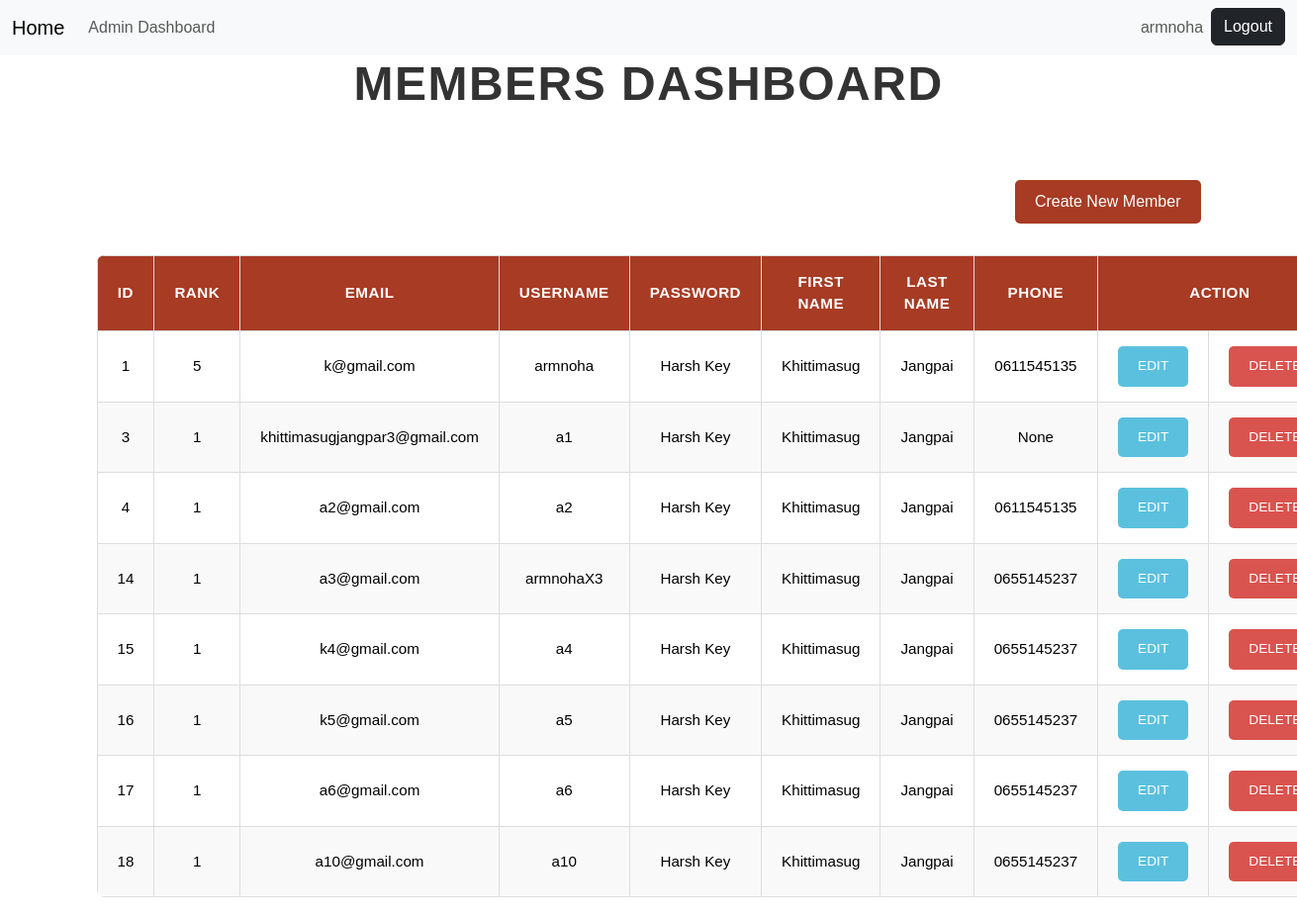
Page /adminEditUser/ (signed in) on the committed database.
### booksys/models.py (models this page shows, shortened)
class User(AbstractBaseUser, PermissionsMixin):
    email = models.EmailField(blank=True, default="")
    username = models.CharField(max_length=255, blank=True, default="",unique=True)
    first_name = models.CharField(max_length=255, blank=True, default="")
    last_name = models.CharField(max_length=255, blank=True, default="")
    is_active = models.BooleanField(default=True)
    is_staff = models.BooleanField(default=False)
    is_superuser = models.BooleanField(default=False)
    rank = models.IntegerField(default=1, blank=True, null=True)
    date_joined = models.DateTimeField(default=timezone.now)
    last_login = models.DateTimeField(blank=True, null=True)
    phone = models.CharField(max_length=10, blank=True, null=True)
    objects = CustomUserManager()
    USERNAME_FIELD = "username"
    EMAIL_FIELD = "email"
    REQUIRED_FIELDS = []
    class Meta:
        verbose_name = "User"
        verbose_name_plural = "Users"

### booksys/views.py (the view)
# urls.py: path('adminEditUser/',views.adminDash,name="adminDashUser"),
@user_passes_test(lambda user: user.is_superuser)
def adminDash(request):
    user = User.objects.all()
    context = {"user": user}
    return render(request, "adminUserEdit.html", context)

### booksys/templates/adminUserEdit.html (shortened to what this page needs)
{% include "components/base2.html" %}
<!DOCTYPE html>
<html lang="en">
<head>
</head>
<body>
    <div class="bg-custom">
    <div class="container">
        <h1>Members Dashboard</h1>
        <div class="right">
            <a href="{% url 'addUser' %}"><button id="new3">Create New Member</button></a>
        </div>
        <br></br>
        <br></br>
        <table id="customers">
            <thead>
                <th>Id</th>
                <th>Rank</th>
                <th>Email</th>
                <th>Username</th>
                <th>Password</th>
                <th>First Name</th>
                <th>Last Name</th>
                <th>Phone</th>
                <th colspan="2" id="mid">Action</th>
            </thead>
            {% for x in user %}
            <tr>
                <td>{{x.id}}</td>
                <td>{{x.rank}}</td>
                <td>{{x.email}}</td>
                <td>{{x.username}}</td>
                <td>Harsh Key</td>
                <td>{{x.first_name}}</td>
                <td>{{x.last_name}}</td>
                <td>{{x.phone}}</td>
                <td>
                    <a href="update/{{x.id}}"><button id="up">EDIT</button></a>
                </td>
                <td>
                    <a href="delete/{{x.id}}"><button id="del">DELETE</button></a>
                </td>
            </tr>
            {% endfor %}
        </table>
    </div>
    </div>
</body>
</html>

### booksys/templates/components/base2.html (shortened to what this page needs)
<!DOCTYPE html>
<html>
    <head>
        <link href="https://cdn.jsdelivr.net/npm/bootstrap@5.3.3/dist/css/bootstrap.min.css" rel="stylesheet">
    </head>
    <body>
        <nav class="navbar navbar-expand-lg bg-light">
            <div class="container-fluid">
              <a class="navbar-brand" href="http://127.0.0.1:8000/">Home</a>
              <div class="collapse navbar-collapse" id="navbarSupportedContent">
                <ul class="navbar-nav me-auto mb-2 mb-lg-0">
                  {% if request.user.is_superuser %}
                      <li class="nav-item">
                        <a class="nav-link" href="{% url 'adminDashboard' %}">Admin Dashboard</a>
                      </li>
                  {% else %}
                      <li class="nav-item">
                        <a class="nav-link" href="/login">Booking</a>
                      </li>
                  {% endif %}
                </ul>
                {% if request.user.is_authenticated %}
                  <ul class="navbar-nav ms-auto mb-2 mb-lg-0">
                    <li class="nav-item">
                      <a class="nav-link" href="/dashboard">{{ request.user.username }}</a>
                    </li>
                    <li class="nav-item">
                      <a href="{% url 'logout' %}" class="btn btn-dark">Logout</a>
                    </li>
                  </ul>
                {% endif %}
              </div>
            </div>
          </nav>
    </body>
</html>

### booksys/templates/adminUserEdit.html (style rules this page uses)
body { font-family: Arial, sans-serif; }
h1 { color: #333; font-size: 3em; font-weight: bold; margin-bottom: 1em; text-align: center; text-transform: uppercase; letter-spacing: 1.5px; }
#customers { width: 100%; border-collapse: collapse; margin-bottom: 20px; overflow: hidden; border-radius: 8px; }
#customers th, #customers td { padding: 15px 20px; border: 1px solid #ddd; text-align: center; font-size: 0.95em; }
#customers th { background-color: #A73B24; color: white; font-weight: bold; text-transform: uppercase; letter-spacing: 0.5px; }
#customers tr:nth-child(even) { background-color: #f9f9f9; }
#customers td { color: #000000; }
#up, #del, #new3 { padding: 10px 20px; font-size: 0.9em; color: #fff; border: none; border-radius: 5px; cursor: pointer; transition: background-color 0.3s ease, transform 0.2s ease; }
#up { background-color: #5bc0de; }
#del { background-color: #d9534f; }
#new3 { background-color: #A73B24; margin-top: 20px; display: inline-block; font-size: 1em; }
.right { float: right; }

### rows in the picture
User: user.username "armnoha", id "1", rank "5", email "k@gmail.com", username "armnoha", first_name "Khittimasug", last_name "Jangpai", phone "0611545135"
User: id "3", rank "1", email "khittimasugjangpar3@gmail.com", username "a1", first_name "Khittimasug", last_name "Jangpai", phone "None"
User: id "4", rank "1", email "a2@gmail.com", username "a2", first_name "Khittimasug", last_name "Jangpai", phone "0611545135"
User: id "14", rank "1", email "a3@gmail.com", username "armnohaX3", first_name "Khittimasug", last_name "Jangpai", phone "0655145237"
User: id "15", rank "1", email "k4@gmail.com", username "a4", first_name "Khittimasug", last_name "Jangpai", phone "0655145237"
User: id "16", rank "1", email "k5@gmail.com", username "a5", first_name "Khittimasug", last_name "Jangpai", phone "0655145237"
User: id "17", rank "1", email "a6@gmail.com", username "a6", first_name "Khittimasug", last_name "Jangpai", phone "0655145237"
User: id "18", rank "1", email "a10@gmail.com", username "a10", first_name "Khittimasug", last_name "Jangpai", phone "0655145237"
